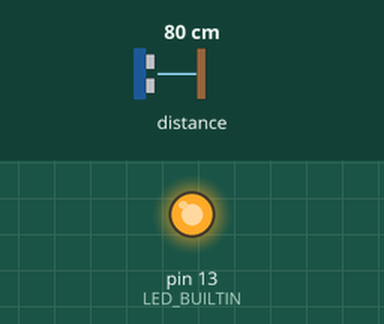
Bench run of a sketch on a simulated Teensy 4. On the bench: output pins drawn as LEDs (lit = HIGH). The inputs (shaded band) are chosen by the test bench; at power-on: distance to the obstacle 80 cm.

Above: at 0.15 s.
Timing chart, 0 to 130.0 s (numbered marks = the images above):
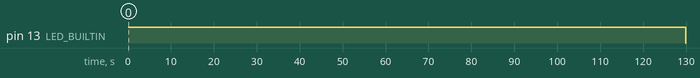

The sketch:

Distance-MIDI-Note.ino
```cpp
#include "Adafruit_VL53L0X.h"

#include "Filter.h"

ExponentialFilter<long> FilterRange(90, 0);


const int channel = 1;
const int controllerA0 = 16;

#define LOWCC1 16
#define HIGHCC1 LOWCC1 + 32

int n0;
int previousA0 = -1;

Adafruit_VL53L0X lox = Adafruit_VL53L0X();

boolean debug = false;

int minValue = 20;
int maxValue = 350;


void setup() {
  pinMode(LED_BUILTIN, OUTPUT);
  if (debug) Serial.begin(115200);

  // wait until serial port opens for native USB devices
  if (debug) {
    while (! Serial) {
      delay(1);
    }
  }


  //if (debug) Serial.println("Adafruit VL53L0X test");
  if (!lox.begin()) {
    //if (debug) Serial.println(F("Failed to boot VL53L0X"));
    while (1) {
      digitalWrite(LED_BUILTIN, HIGH);
      delay(500);
      digitalWrite(LED_BUILTIN, LOW);
      delay(500);
    }
    // power
    //if (debug) Serial.println(F("VL53L0X API Simple Ranging example\n\n"));
  }
}
void loop() {
  digitalWrite(LED_BUILTIN, HIGH);
  VL53L0X_RangingMeasurementData_t measure;

  //Serial.print("Reading a measurement... ");
  lox.rangingTest(&measure, false); // pass in 'true' to get debug data printout!

  if (measure.RangeStatus != 4) {  // phase failures have incorrect data
    //if (debug) Serial.print("Distance (mm): ");
    //int n0 = measure.RangeMilliMeter;
    FilterRange.Filter(measure.RangeMilliMeter);

    n0 = FilterRange.Current();

    if (debug) Serial.println(n0);

    if (n0 != previousA0) {

      //14bit
      //usbMIDI.sendControlChange(HIGHCC1, FilterRange.Current() & 0x7F, 1);
      //usbMIDI.sendControlChange(LOWCC1, (FilterRange.Current() >> 7) & 0x7F, 1);
      if(n0>minValue){
      usbMIDI.sendControlChange(controllerA0, map(n0, minValue, maxValue, 0, 127), channel);
      usbMIDI.sendNoteOn(map(n0, minValue, maxValue, 0, 127), 100, channel);
      delay(10);
      usbMIDI.sendNoteOff(map(n0, minValue, maxValue, 0, 127), 100, channel);

      previousA0 = n0;
      }
    }

  } else {
    //if (debug) Serial.println(" out of range ");
  }
  while (usbMIDI.read()); // read and discard any incoming MIDI messages
  digitalWrite(LED_BUILTIN, LOW);
  delay(5);
}
```

Measured:
- by itself, pin 13 (LED_BUILTIN): LOW → HIGH at 0.00 s, → LOW 130 s later
